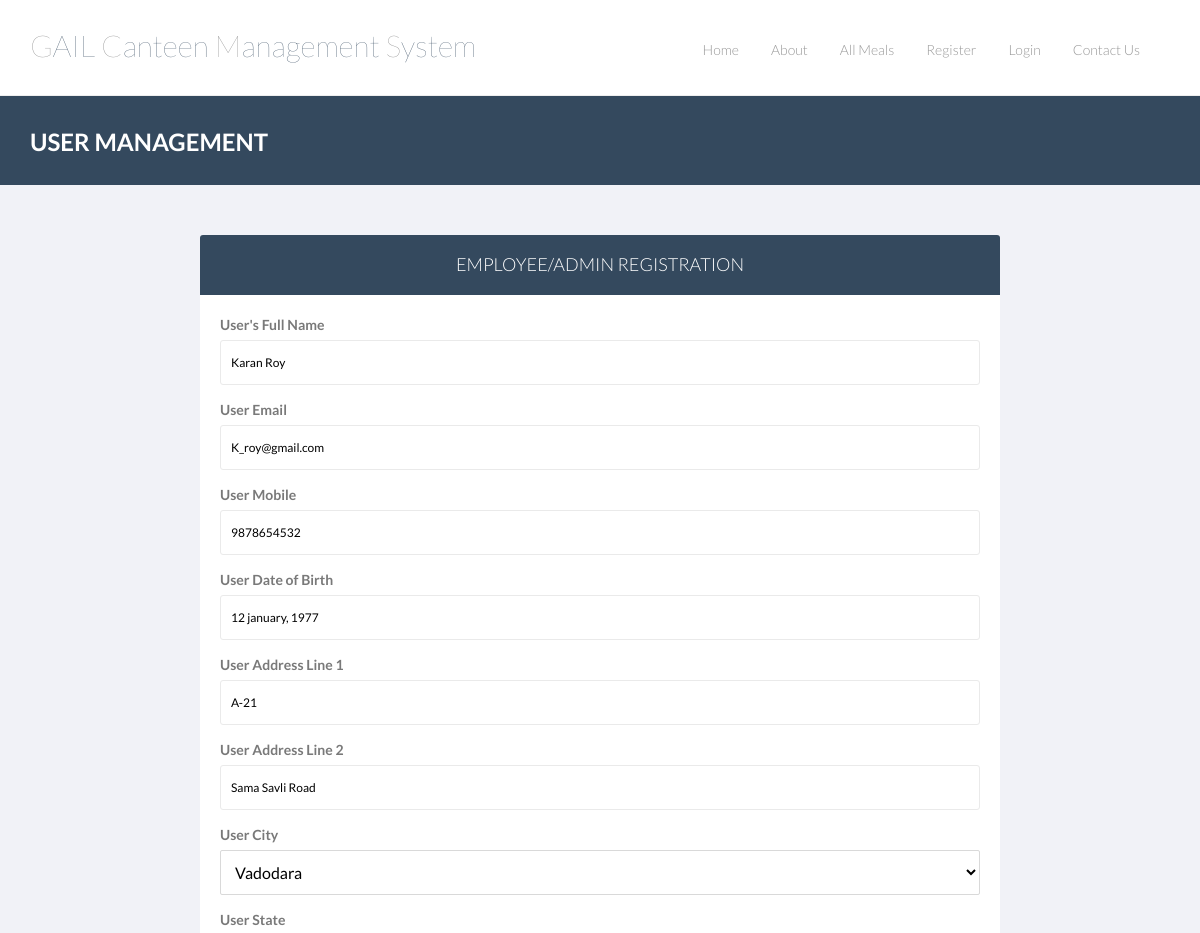
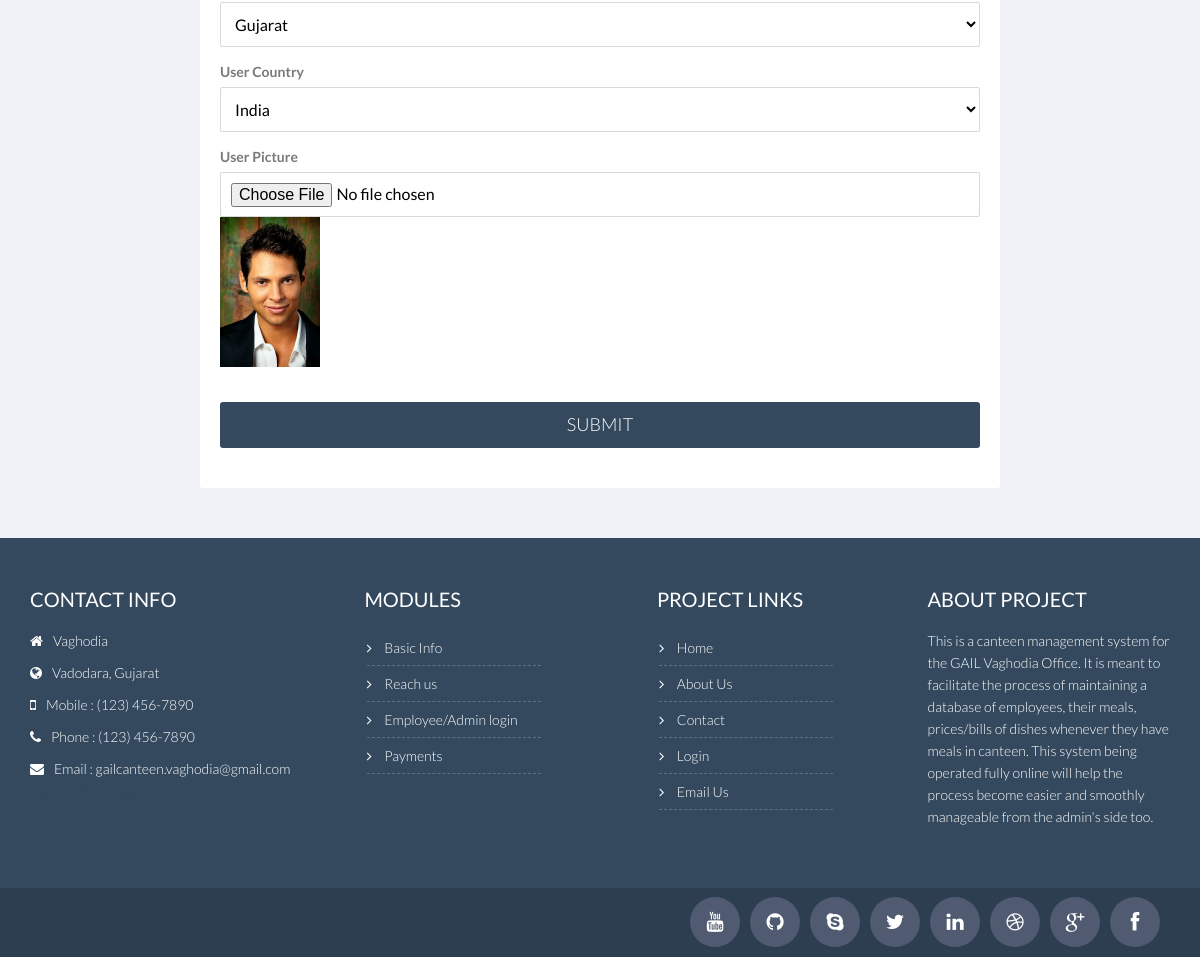
Page /canteen_management_system/user.php?user_id=4 on the committed database (2 pictures, top to bottom).
### tables this page shows
CREATE TABLE `user` (
  `user_id` int(11) NOT NULL,
  `user_level_id` varchar(255) DEFAULT NULL,
  `user_username` varchar(255) DEFAULT NULL,
  `user_password` varchar(255) DEFAULT NULL,
  `user_name` varchar(255) NOT NULL,
  `user_add1` varchar(255) NOT NULL,
  `user_add2` varchar(255) NOT NULL,
  `user_city` varchar(255) NOT NULL,
  `user_state` varchar(255) NOT NULL,
  `user_country` varchar(255) NOT NULL,
  `user_email` varchar(255) NOT NULL,
  `user_mobile` varchar(255) NOT NULL,
  `user_gender` varchar(255) NOT NULL,
  `user_dob` varchar(255) NOT NULL,
  `user_image` varchar(255) NOT NULL
);

### canteen_management_system/user.php (the view, shortened to what this page needs)
<?php
	include_once("includes/header.php");
	if($_REQUEST[user_id])
	{
		$SQL="SELECT * FROM `user` WHERE user_id = $_REQUEST[user_id]";
		$rs=mysqli_query($con,$SQL) or die(mysqli_error($con));
		$data=mysqli_fetch_assoc($rs);
	}
	if($_REQUEST['type'] == 1)  {
		$heading = "Add Admin User";
	} elseif($_REQUEST['type'] == 2)  {
		$heading = "Add New Customer";
	} else {
		$heading = "Employee/Admin Registration";
		$data[user_level_id] = 2;
	}
?>
    <div class="breadcrumbs">
        <div class="container">
            <div class="row">
                <div class="col-lg-4 col-sm-4">
                    <h1>User Management</h1>
                </div>
            </div>
        </div>
    </div>
    <div class="registration-bg">
        <div class="container">
            <form action="lib/user.php" enctype="multipart/form-data" method="post" class="form-signin wow fadeInUp" action="" style="max-width:800px">
                <h2 class="form-signin-heading"><?=$heading?></h2>
                <div class="login-wrap">
				    <div class="form-group">
						<label for="pwd">User's Full Name</label>
						<input type="text" class="form-control" placeholder="Full Name" autofocus="" name="user_name" id="user_name" value="<?=$data[user_name]?>">
				    </div>
							<?php echo get_new_optionlist("role","role_id","role_name",$data[user_level_id]); ?>
				    <div class="form-group">
						<label for="pwd">User Email</label>
						<input type="text" class="form-control" placeholder="User Email" autofocus="" name="user_email" id="user_email" value="<?=$data[user_email]?>">
				    </div>
				    <div class="form-group">
						<label for="pwd">User Mobile</label>
						<input type="text" class="form-control" placeholder="User Mobile" autofocus="" name="user_mobile" id="user_mobile" value="<?=$data[user_mobile]?>">
				    </div>
				    <div class="form-group">
						<label for="pwd">User Date of Birth</label>
						<input type="text" class="form-control" placeholder="User Date of Birth" autofocus="" id="user_dob" name="user_dob" value="<?=$data[user_dob]?>">
				    </div>
				    <div class="form-group">
						<label for="pwd">User Address Line 1</label>
						<input type="text" class="form-control" placeholder="User Address Line 1" autofocus="" name="user_add1" id="user_date" value="<?=$data[user_add1]?>">
				    </div>
				    <div class="form-group">
						<label for="pwd">User Address Line 2</label>
						<input type="text" class="form-control" placeholder="User Address Line 2" autofocus="" name="user_add2" id="user_add2" value="<?=$data[user_add2]?>">
				    </div>
                    <div class="form-group">
						<label for="pwd">User City</label>
						<select name="user_city" required class="form-control" placeholder="Select User" autofocus=""/>
							<?php echo get_new_optionlist("city","city_id","city_name",$data[user_city]); ?>
				    </div>
                    <div class="form-group">
						<label for="pwd">User State</label>
						<select name="user_state" required class="form-control" placeholder="Select Month" autofocus=""/>
							<?php echo get_new_optionlist("state","state_id","state_name",$data[user_state]); ?>
				    </div>
				    <div class="form-group">
						<label for="pwd">User Country</label>
						<select name="user_country" required class="form-control" placeholder="Select Month" autofocus=""/>
							<?php echo get_new_optionlist("country","country_id","country_name",$data[user_country]); ?>
				    </div>
				    <div class="form-group">
						<label for="pwd">User Picture</label>
						<input type="file" class="form-control" placeholder="User Mobile" autofocus="" name="user_image" id="user_image" value="<?=$data[user_image]?>">
						<?php if(isset($data[user_image]) && $data[user_image] != "")  {?>
						<div><img src="<?=$SERVER_PATH.'uploads/'.$data[user_image]?>" style="width: 100px"></div><br>
						<?php } ?>
				    </div>
                    <button class="btn btn-lg btn-login btn-block" type="submit">Submit</button>
                </div>
            </form>
        </div>
     </div>
<?php include_once("includes/footer.php"); ?>

### canteen_management_system/css/theme.css (style rules this page uses)
body { padding-top: 70px; padding-bottom: 30px; }

### canteen_management_system/css/component.css (style rules this page uses)
body { position: relative; }

### canteen_management_system/css/style.css (style rules this page uses)
body { color: #797979; font-family: 'Lato', sans-serif; padding: 0px !important; margin: 0px !important; font-size: 14px; }
h1, h2, h3, h4, h5, h6 { font-family: 'Lato', sans-serif; }
.breadcrumbs { background: #34495e; color: #fff; padding: 30px 0; margin-bottom: 40px; }
.breadcrumbs h1 { font-size: 24px; font-weight: 600; margin: 3px 0 0; text-transform: uppercase; }
.registration-bg { margin-top: -40px; background-color: #f1f2f7; }
.form-control { border: 1px solid #d9d9d9; border-radius: 2px; color:#000000; }
.btn-lg { border-radius: 1px; -webkit-border-radius: 1px; -moz-border-radius: 1px; }
.form-signin { max-width: 600px; margin: 50px auto 50px; background: #fff; border-radius: 3px; -moz-border-radius: 3px; -webkit-border-radius: 3px; }
.form-signin h2.form-signin-heading { margin: 0; padding: 20px 15px; text-align: center; background: #34495e; border-radius: 3px 3px 0 0; -moz-border-radius: 3px 3px 0 0; -webkit-border-radius: 3px 3px 0 0; color: #fff; font-size: 18px; text-transform: uppercase; font-weight: 300; }
.form-signin .form-control { position: relative; font-size: 16px; height: 45px; padding: 10px; -webkit-box-sizing: border-box; -moz-box-sizing: border-box; box-sizing: border-box; }
.form-signin input[type="text"], .form-signin input[type="password"] { margin-bottom: 15px; border-radius: 3px; -webkit-border-radius: 3px; -moz-border-radius: 3px; border: 1px solid #eaeaea; box-shadow: none; font-size: 12px; }
.form-signin .btn-login { background: #34495e; color: #fff; text-transform: uppercase; font-weight: 300; margin-bottom: 20px; border-radius: 3px; -webkit-border-radius: 3px; -moz-border-radius: 3px; -webkit-transition: all .3s ease; -moz-transition: all .3s ease; -ms-transition: all .3s ease; -o-transition: all .3s ease; transition: all .3s ease; }
.login-wrap { padding: 20px; -webkit-border-radius: 3px; -moz-border-radius: 3px; border-radius: 3px; }
.btn { border-radius: 4px; -webkit-border-radius: 4px; -moz-border-radius: 4px; }
.btn { font-weight: 500; -webkit-border-radius: 3px; -moz-border-radius: 3px; border-radius: 3px; border: 1px solid transparent; }

### rows in the picture
user: user_name "Karan Roy", user_email "K_roy@gmail.com", user_mobile "9878654532", user_dob "12 january, 1977", user_add1 "A-21", user_add2 "Sama Savli Road", user_image (picture)

### other values in the picture
$heading "EMPLOYEE/ADMIN REGISTRATION"
form field user_city "Vadodara"
form field user_state "Gujarat"
form field user_country "India"
